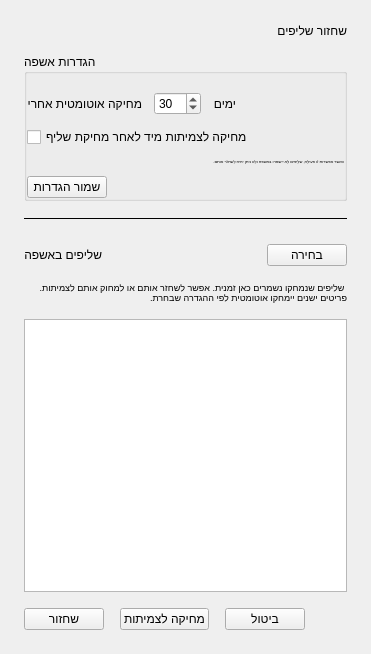
<?xml version="1.0" encoding="UTF-8"?>
<ui version="4.0">
 <class>SnipsRestorePage</class>
 <widget class="QWidget" name="SnipsRestorePage">
  <property name="geometry">
   <rect>
    <x>0</x>
    <y>0</y>
    <width>371</width>
    <height>654</height>
   </rect>
  </property>
  <layout class="QVBoxLayout" name="main_layout">
   <property name="spacing">
    <number>16</number>
   </property>
   <property name="leftMargin">
    <number>24</number>
   </property>
   <property name="topMargin">
    <number>24</number>
   </property>
   <property name="rightMargin">
    <number>24</number>
   </property>
   <property name="bottomMargin">
    <number>24</number>
   </property>
   <item>
    <layout class="QVBoxLayout" name="header_layout">
     <property name="spacing">
      <number>4</number>
     </property>
     <property name="leftMargin">
      <number>0</number>
     </property>
     <property name="topMargin">
      <number>0</number>
     </property>
     <property name="rightMargin">
      <number>0</number>
     </property>
     <property name="bottomMargin">
      <number>0</number>
     </property>
     <item>
      <widget class="QLabel" name="lbl_title">
       <property name="text">
        <string>שחזור שליפים</string>
       </property>
      </widget>
     </item>
    </layout>
   </item>
   <item>
    <widget class="QGroupBox" name="wdg_trash_settings">
     <property name="title">
      <string>הגדרות אשפה</string>
     </property>
     <layout class="QVBoxLayout" name="trash_settings_layout">
      <property name="spacing">
       <number>12</number>
      </property>
      <property name="leftMargin">
       <number>0</number>
      </property>
      <property name="topMargin">
       <number>18</number>
      </property>
      <property name="rightMargin">
       <number>0</number>
      </property>
      <property name="bottomMargin">
       <number>0</number>
      </property>
      <item>
       <layout class="QHBoxLayout" name="retention_layout">
        <item>
         <widget class="QLabel" name="lbl_retention_prefix">
          <property name="text">
           <string>מחיקה אוטומטית אחרי</string>
          </property>
         </widget>
        </item>
        <item>
         <widget class="QSpinBox" name="inp_retention_days">
          <property name="minimum">
           <number>1</number>
          </property>
          <property name="maximum">
           <number>365</number>
          </property>
          <property name="value">
           <number>30</number>
          </property>
         </widget>
        </item>
        <item>
         <widget class="QLabel" name="lbl_retention_suffix">
          <property name="text">
           <string>ימים</string>
          </property>
         </widget>
        </item>
        <item>
         <spacer name="retention_spacer">
          <property name="orientation">
           <enum>Qt::Orientation::Horizontal</enum>
          </property>
          <property name="sizeHint" stdset="0">
           <size>
            <width>40</width>
            <height>20</height>
           </size>
          </property>
         </spacer>
        </item>
       </layout>
      </item>
      <item>
       <widget class="QCheckBox" name="btn_delete_permanently">
        <property name="text">
         <string>מחיקה לצמיתות מיד לאחר מחיקת שליף</string>
        </property>
       </widget>
      </item>
      <item>
       <widget class="QLabel" name="lbl_delete_permanently_hint">
        <property name="font">
         <font>
          <pointsize>3</pointsize>
         </font>
        </property>
        <property name="text">
         <string>כאשר אפשרות זו פעילה, שליפים לא יישמרו באשפה ולא ניתן יהיה לשחזר אותם.</string>
        </property>
        <property name="wordWrap">
         <bool>true</bool>
        </property>
       </widget>
      </item>
      <item>
       <layout class="QHBoxLayout" name="settings_actions_layout">
        <item>
         <widget class="QPushButton" name="btn_save_trash_settings">
          <property name="text">
           <string>שמור הגדרות</string>
          </property>
         </widget>
        </item>
        <item>
         <widget class="QLabel" name="lbl_settings_status">
          <property name="text">
           <string/>
          </property>
         </widget>
        </item>
        <item>
         <spacer name="settings_actions_spacer">
          <property name="orientation">
           <enum>Qt::Orientation::Horizontal</enum>
          </property>
          <property name="sizeHint" stdset="0">
           <size>
            <width>40</width>
            <height>20</height>
           </size>
          </property>
         </spacer>
        </item>
       </layout>
      </item>
     </layout>
    </widget>
   </item>
   <item>
    <widget class="QFrame" name="frm_settings_restore_separator">
     <property name="frameShape">
      <enum>QFrame::Shape::HLine</enum>
     </property>
     <property name="frameShadow">
      <enum>QFrame::Shadow::Plain</enum>
     </property>
    </widget>
   </item>
   <item>
    <layout class="QHBoxLayout" name="trash_list_header_layout">
     <property name="leftMargin">
      <number>0</number>
     </property>
     <property name="topMargin">
      <number>8</number>
     </property>
     <property name="rightMargin">
      <number>0</number>
     </property>
     <property name="bottomMargin">
      <number>0</number>
     </property>
     <item>
      <widget class="QLabel" name="lbl_trash_items_title">
       <property name="text">
        <string>שליפים באשפה</string>
       </property>
      </widget>
     </item>
     <item>
      <spacer name="trash_list_header_spacer">
       <property name="orientation">
        <enum>Qt::Orientation::Horizontal</enum>
       </property>
       <property name="sizeHint" stdset="0">
        <size>
         <width>40</width>
         <height>20</height>
        </size>
       </property>
      </spacer>
     </item>
     <item>
      <widget class="QPushButton" name="btn_select_trash_items">
       <property name="text">
        <string>בחירה</string>
       </property>
      </widget>
     </item>
    </layout>
   </item>
   <item>
    <widget class="QLabel" name="lbl_description">
     <property name="font">
      <font>
       <pointsize>7</pointsize>
      </font>
     </property>
     <property name="text">
      <string>שליפים שנמחקו נשמרים כאן זמנית. אפשר לשחזר אותם או למחוק אותם לצמיתות. פריטים ישנים יימחקו אוטומטית לפי ההגדרה שבחרת.</string>
     </property>
     <property name="wordWrap">
      <bool>true</bool>
     </property>
    </widget>
   </item>
   <item>
    <widget class="QListWidget" name="lst_trash_snippets"/>
   </item>
   <item>
    <layout class="QHBoxLayout" name="selection_actions_layout">
     <property name="leftMargin">
      <number>0</number>
     </property>
     <property name="topMargin">
      <number>0</number>
     </property>
     <property name="rightMargin">
      <number>0</number>
     </property>
     <property name="bottomMargin">
      <number>0</number>
     </property>
     <item>
      <widget class="QPushButton" name="btn_restore_selected">
       <property name="text">
        <string>שחזור</string>
       </property>
      </widget>
     </item>
     <item>
      <widget class="QPushButton" name="btn_delete_selected">
       <property name="text">
        <string>מחיקה לצמיתות</string>
       </property>
      </widget>
     </item>
     <item>
      <widget class="QPushButton" name="btn_cancel_selection">
       <property name="text">
        <string>ביטול</string>
       </property>
      </widget>
     </item>
     <item>
      <spacer name="selection_actions_spacer">
       <property name="orientation">
        <enum>Qt::Orientation::Horizontal</enum>
       </property>
       <property name="sizeHint" stdset="0">
        <size>
         <width>40</width>
         <height>20</height>
        </size>
       </property>
      </spacer>
     </item>
    </layout>
   </item>
  </layout>
 </widget>
 <resources/>
 <connections/>
</ui>
